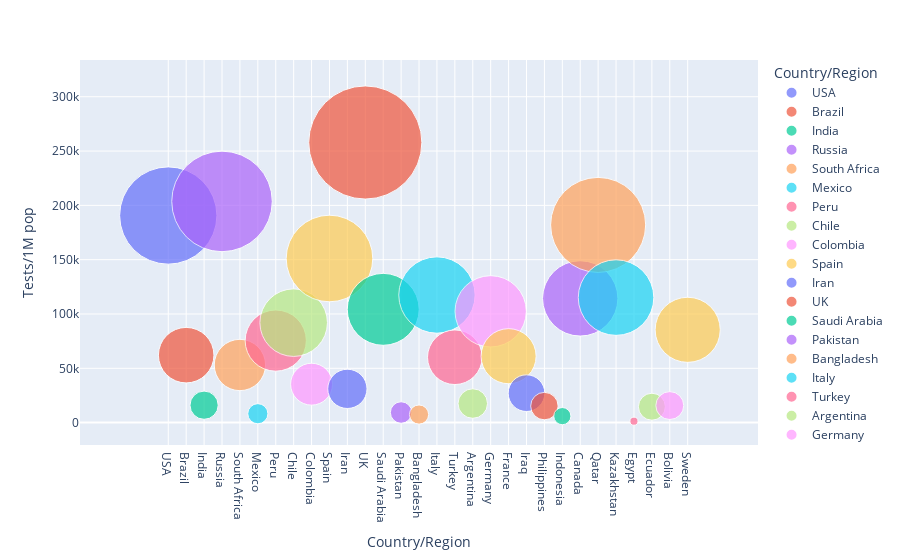

The cell this chart's notebook holds for it:
### Code cell
px.scatter(dataset1.head(30), x='Country/Region', y= 'Tests/1M pop',
		hover_data=['Country/Region', 'Continent'],
		color='Country/Region', size= 'Tests/1M pop', size_max=80)

### Figure 1 — Plotly figure (JSON) as saved in the notebook; plotly's stock layout.template omitted (floating-point values rounded to 4 significant figures)
{"data": [{"customdata": [["North America"]], "hovertemplate": "Country/Region=%{x}<br>Tests/1M pop=%{marker.size}<br>Continent=%{customdata[0]}<extra></extra>", "legendgroup": "USA", "marker": {"color": "#636efa", "size": [190640], "sizemode": "area", "sizeref": 40.29, "symbol": "circle"}, "mode": "markers", "name": "USA", "orientation": "v", "showlegend": true, "type": "scatter", "x": ["USA"], "xaxis": "x", "y": [190640], "yaxis": "y"}, {"customdata": [["South America"]], "hovertemplate": "Country/Region=%{x}<br>Tests/1M pop=%{marker.size}<br>Continent=%{customdata[0]}<extra></extra>", "legendgroup": "Brazil", "marker": {"color": "#EF553B", "size": [62085], "sizemode": "area", "sizeref": 40.29, "symbol": "circle"}, "mode": "markers", "name": "Brazil", "orientation": "v", "showlegend": true, "type": "scatter", "x": ["Brazil"], "xaxis": "x", "y": [62085], "yaxis": "y"}, {"customdata": [["Asia"]], "hovertemplate": "Country/Region=%{x}<br>Tests/1M pop=%{marker.size}<br>Continent=%{customdata[0]}<extra></extra>", "legendgroup": "India", "marker": {"color": "#00cc96", "size": [16035], "sizemode": "area", "sizeref": 40.29, "symbol": "circle"}, "mode": "markers", "name": "India", "orientation": "v", "showlegend": true, "type": "scatter", "x": ["India"], "xaxis": "x", "y": [16035], "yaxis": "y"}, {"customdata": [["Europe"]], "hovertemplate": "Country/Region=%{x}<br>Tests/1M pop=%{marker.size}<br>Continent=%{customdata[0]}<extra></extra>", "legendgroup": "Russia", "marker": {"color": "#ab63fa", "size": [203623], "sizemode": "area", "sizeref": 40.29, "symbol": "circle"}, "mode": "markers", "name": "Russia", "orientation": "v", "showlegend": true, "type": "scatter", "x": ["Russia"], "xaxis": "x", "y": [203623], "yaxis": "y"}, {"customdata": [["Africa"]], "hovertemplate": "Country/Region=%{x}<br>Tests/1M pop=%{marker.size}<br>Continent=%{customdata[0]}<extra></extra>", "legendgroup": "South Africa", "marker": {"color": "#FFA15A", "size": [53044], "sizemode": "area", "sizeref": 40.29, "symbol": "circle"}, "mode": "markers", "name": "South Africa", "orientation": "v", "showlegend": true, "type": "scatter", "x": ["South Africa"], "xaxis": "x", "y": [53044], "yaxis": "y"}, {"customdata": [["North America"]], "hovertemplate": "Country/Region=%{x}<br>Tests/1M pop=%{marker.size}<br>Continent=%{customdata[0]}<extra></extra>", "legendgroup": "Mexico", "marker": {"color": "#19d3f3", "size": [8189], "sizemode": "area", "sizeref": 40.29, "symbol": "circle"}, "mode": "markers", "name": "Mexico", "orientation": "v", "showlegend": true, "type": "scatter", "x": ["Mexico"], "xaxis": "x", "y": [8189], "yaxis": "y"}, {"customdata": [["South America"]], "hovertemplate": "Country/Region=%{x}<br>Tests/1M pop=%{marker.size}<br>Continent=%{customdata[0]}<extra></extra>", "legendgroup": "Peru", "marker": {"color": "#FF6692", "size": [75521], "sizemode": "area", "sizeref": 40.29, "symbol": "circle"}, "mode": "markers", "name": "Peru", "orientation": "v", "showlegend": true, "type": "scatter", "x": ["Peru"], "xaxis": "x", "y": [75521], "yaxis": "y"}, {"customdata": [["South America"]], "hovertemplate": "Country/Region=%{x}<br>Tests/1M pop=%{marker.size}<br>Continent=%{customdata[0]}<extra></extra>", "legendgroup": "Chile", "marker": {"color": "#B6E880", "size": [92022], "sizemode": "area", "sizeref": 40.29, "symbol": "circle"}, "mode": "markers", "name": "Chile", "orientation": "v", "showlegend": true, "type": "scatter", "x": ["Chile"], "xaxis": "x", "y": [92022], "yaxis": "y"}, {"customdata": [["South America"]], "hovertemplate": "Country/Region=%{x}<br>Tests/1M pop=%{marker.size}<br>Continent=%{customdata[0]}<extra></extra>", "legendgroup": "Colombia", "marker": {"color": "#FF97FF", "size": [35374], "sizemode": "area", "sizeref": 40.29, "symbol": "circle"}, "mode": "markers", "name": "Colombia", "orientation": "v", "showlegend": true, "type": "scatter", "x": ["Colombia"], "xaxis": "x", "y": [35374], "yaxis": "y"}, {"customdata": [["Europe"]], "hovertemplate": "Country/Region=%{x}<br>Tests/1M pop=%{marker.size}<br>Continent=%{customdata[0]}<extra></extra>", "legendgroup": "Spain", "marker": {"color": "#FECB52", "size": [151087], "sizemode": "area", "sizeref": 40.29, "symbol": "circle"}, "mode": "markers", "name": "Spain", "orientation": "v", "showlegend": true, "type": "scatter", "x": ["Spain"], "xaxis": "x", "y": [151087], "yaxis": "y"}, {"customdata": [["Asia"]], "hovertemplate": "Country/Region=%{x}<br>Tests/1M pop=%{marker.size}<br>Continent=%{customdata[0]}<extra></extra>", "legendgroup": "Iran", "marker": {"color": "#636efa", "size": [31068], "sizemode": "area", "sizeref": 40.29, "symbol": "circle"}, "mode": "markers", "name": "Iran", "orientation": "v", "showlegend": true, "type": "scatter", "x": ["Iran"], "xaxis": "x", "y": [31068], "yaxis": "y"}, {"customdata": [["Europe"]], "hovertemplate": "Country/Region=%{x}<br>Tests/1M pop=%{marker.size}<br>Continent=%{customdata[0]}<extra></extra>", "legendgroup": "UK", "marker": {"color": "#EF553B", "size": [257873], "sizemode": "area", "sizeref": 40.29, "symbol": "circle"}, "mode": "markers", "name": "UK", "orientation": "v", "showlegend": true, "type": "scatter", "x": ["UK"], "xaxis": "x", "y": [257873], "yaxis": "y"}, {"customdata": [["Asia"]], "hovertemplate": "Country/Region=%{x}<br>Tests/1M pop=%{marker.size}<br>Continent=%{customdata[0]}<extra></extra>", "legendgroup": "Saudi Arabia", "marker": {"color": "#00cc96", "size": [104277], "sizemode": "area", "sizeref": 40.29, "symbol": "circle"}, "mode": "markers", "name": "Saudi Arabia", "orientation": "v", "showlegend": true, "type": "scatter", "x": ["Saudi Arabia"], "xaxis": "x", "y": [104277], "yaxis": "y"}, {"customdata": [["Asia"]], "hovertemplate": "Country/Region=%{x}<br>Tests/1M pop=%{marker.size}<br>Continent=%{customdata[0]}<extra></extra>", "legendgroup": "Pakistan", "marker": {"color": "#ab63fa", "size": [9304], "sizemode": "area", "sizeref": 40.29, "symbol": "circle"}, "mode": "markers", "name": "Pakistan", "orientation": "v", "showlegend": true, "type": "scatter", "x": ["Pakistan"], "xaxis": "x", "y": [9304], "yaxis": "y"}, {"customdata": [["Asia"]], "hovertemplate": "Country/Region=%{x}<br>Tests/1M pop=%{marker.size}<br>Continent=%{customdata[0]}<extra></extra>", "legendgroup": "Bangladesh", "marker": {"color": "#FFA15A", "size": [7432], "sizemode": "area", "sizeref": 40.29, "symbol": "circle"}, "mode": "markers", "name": "Bangladesh", "orientation": "v", "showlegend": true, "type": "scatter", "x": ["Bangladesh"], "xaxis": "x", "y": [7432], "yaxis": "y"}, {"customdata": [["Europe"]], "hovertemplate": "Country/Region=%{x}<br>Tests/1M pop=%{marker.size}<br>Continent=%{customdata[0]}<extra></extra>", "legendgroup": "Italy", "marker": {"color": "#19d3f3", "size": [117443], "sizemode": "area", "sizeref": 40.29, "symbol": "circle"}, "mode": "markers", "name": "Italy", "orientation": "v", "showlegend": true, "type": "scatter", "x": ["Italy"], "xaxis": "x", "y": [117443], "yaxis": "y"}, {"customdata": [["Asia"]], "hovertemplate": "Country/Region=%{x}<br>Tests/1M pop=%{marker.size}<br>Continent=%{customdata[0]}<extra></extra>", "legendgroup": "Turkey", "marker": {"color": "#FF6692", "size": [60191], "sizemode": "area", "sizeref": 40.29, "symbol": "circle"}, "mode": "markers", "name": "Turkey", "orientation": "v", "showlegend": true, "type": "scatter", "x": ["Turkey"], "xaxis": "x", "y": [60191], "yaxis": "y"}, {"customdata": [["South America"]], "hovertemplate": "Country/Region=%{x}<br>Tests/1M pop=%{marker.size}<br>Continent=%{customdata[0]}<extra></extra>", "legendgroup": "Argentina", "marker": {"color": "#B6E880", "size": [17564], "sizemode": "area", "sizeref": 40.29, "symbol": "circle"}, "mode": "markers", "name": "Argentina", "orientation": "v", "showlegend": true, "type": "scatter", "x": ["Argentina"], "xaxis": "x", "y": [17564], "yaxis": "y"}, {"customdata": [["Europe"]], "hovertemplate": "Country/Region=%{x}<br>Tests/1M pop=%{marker.size}<br>Continent=%{customdata[0]}<extra></extra>", "legendgroup": "Germany", "marker": {"color": "#FF97FF", "size": [102452], "sizemode": "area", "sizeref": 40.29, "symbol": "circle"}, "mode": "markers", "name": "Germany", "orientation": "v", "showlegend": true, "type": "scatter", "x": ["Germany"], "xaxis": "x", "y": [102452], "yaxis": "y"}, {"customdata": [["Europe"]], "hovertemplate": "Country/Region=%{x}<br>Tests/1M pop=%{marker.size}<br>Continent=%{customdata[0]}<extra></extra>", "legendgroup": "France", "marker": {"color": "#FECB52", "size": [61147], "sizemode": "area", "sizeref": 40.29, "symbol": "circle"}, "mode": "markers", "name": "France", "orientation": "v", "showlegend": true, "type": "scatter", "x": ["France"], "xaxis": "x", "y": [61147], "yaxis": "y"}, {"customdata": [["Asia"]], "hovertemplate": "Country/Region=%{x}<br>Tests/1M pop=%{marker.size}<br>Continent=%{customdata[0]}<extra></extra>", "legendgroup": "Iraq", "marker": {"color": "#636efa", "size": [27111], "sizemode": "area", "sizeref": 40.29, "symbol": "circle"}, "mode": "markers", "name": "Iraq", "orientation": "v", "showlegend": true, "type": "scatter", "x": ["Iraq"], "xaxis": "x", "y": [27111], "yaxis": "y"}, {"customdata": [["Asia"]], "hovertemplate": "Country/Region=%{x}<br>Tests/1M pop=%{marker.size}<br>Continent=%{customdata[0]}<extra></extra>", "legendgroup": "Philippines", "marker": {"color": "#EF553B", "size": [15220], "sizemode": "area", "sizeref": 40.29, "symbol": "circle"}, "mode": "markers", "name": "Philippines", "orientation": "v", "showlegend": true, "type": "scatter", "x": ["Philippines"], "xaxis": "x", "y": [15220], "yaxis": "y"}, {"customdata": [["Asia"]], "hovertemplate": "Country/Region=%{x}<br>Tests/1M pop=%{marker.size}<br>Continent=%{customdata[0]}<extra></extra>", "legendgroup": "Indonesia", "marker": {"color": "#00cc96", "size": [5965], "sizemode": "area", "sizeref": 40.29, "symbol": "circle"}, "mode": "markers", "name": "Indonesia", "orientation": "v", "showlegend": true, "type": "scatter", "x": ["Indonesia"], "xaxis": "x", "y": [5965], "yaxis": "y"}, {"customdata": [["North America"]], "hovertemplate": "Country/Region=%{x}<br>Tests/1M pop=%{marker.size}<br>Continent=%{customdata[0]}<extra></extra>", "legendgroup": "Canada", "marker": {"color": "#ab63fa", "size": [114339], "sizemode": "area", "sizeref": 40.29, "symbol": "circle"}, "mode": "markers", "name": "Canada", "orientation": "v", "showlegend": true, "type": "scatter", "x": ["Canada"], "xaxis": "x", "y": [114339], "yaxis": "y"}, {"customdata": [["Asia"]], "hovertemplate": "Country/Region=%{x}<br>Tests/1M pop=%{marker.size}<br>Continent=%{customdata[0]}<extra></extra>", "legendgroup": "Qatar", "marker": {"color": "#FFA15A", "size": [181993], "sizemode": "area", "sizeref": 40.29, "symbol": "circle"}, "mode": "markers", "name": "Qatar", "orientation": "v", "showlegend": true, "type": "scatter", "x": ["Qatar"], "xaxis": "x", "y": [181993], "yaxis": "y"}, {"customdata": [["Asia"]], "hovertemplate": "Country/Region=%{x}<br>Tests/1M pop=%{marker.size}<br>Continent=%{customdata[0]}<extra></extra>", "legendgroup": "Kazakhstan", "marker": {"color": "#19d3f3", "size": [115099], "sizemode": "area", "sizeref": 40.29, "symbol": "circle"}, "mode": "markers", "name": "Kazakhstan", "orientation": "v", "showlegend": true, "type": "scatter", "x": ["Kazakhstan"], "xaxis": "x", "y": [115099], "yaxis": "y"}, {"customdata": [["Africa"]], "hovertemplate": "Country/Region=%{x}<br>Tests/1M pop=%{marker.size}<br>Continent=%{customdata[0]}<extra></extra>", "legendgroup": "Egypt", "marker": {"color": "#FF6692", "size": [1317], "sizemode": "area", "sizeref": 40.29, "symbol": "circle"}, "mode": "markers", "name": "Egypt", "orientation": "v", "showlegend": true, "type": "scatter", "x": ["Egypt"], "xaxis": "x", "y": [1317], "yaxis": "y"}, {"customdata": [["South America"]], "hovertemplate": "Country/Region=%{x}<br>Tests/1M pop=%{marker.size}<br>Continent=%{customdata[0]}<extra></extra>", "legendgroup": "Ecuador", "marker": {"color": "#B6E880", "size": [14635], "sizemode": "area", "sizeref": 40.29, "symbol": "circle"}, "mode": "markers", "name": "Ecuador", "orientation": "v", "showlegend": true, "type": "scatter", "x": ["Ecuador"], "xaxis": "x", "y": [14635], "yaxis": "y"}, {"customdata": [["South America"]], "hovertemplate": "Country/Region=%{x}<br>Tests/1M pop=%{marker.size}<br>Continent=%{customdata[0]}<extra></extra>", "legendgroup": "Bolivia", "marker": {"color": "#FF97FF", "size": [15706], "sizemode": "area", "sizeref": 40.29, "symbol": "circle"}, "mode": "markers", "name": "Bolivia", "orientation": "v", "showlegend": true, "type": "scatter", "x": ["Bolivia"], "xaxis": "x", "y": [15706], "yaxis": "y"}, {"customdata": [["Europe"]], "hovertemplate": "Country/Region=%{x}<br>Tests/1M pop=%{marker.size}<br>Continent=%{customdata[0]}<extra></extra>", "legendgroup": "Sweden", "marker": {"color": "#FECB52", "size": [85429], "sizemode": "area", "sizeref": 40.29, "symbol": "circle"}, "mode": "markers", "name": "Sweden", "orientation": "v", "showlegend": true, "type": "scatter", "x": ["Sweden"], "xaxis": "x", "y": [85429], "yaxis": "y"}], "layout": {"legend": {"itemsizing": "constant", "title": {"text": "Country/Region"}, "tracegroupgap": 0}, "margin": {"t": 60}, "xaxis": {"anchor": "y", "categoryarray": ["USA", "Brazil", "India", "Russia", "South Africa", "Mexico", "Peru", "Chile", "Colombia", "Spain", "Iran", "UK", "Saudi Arabia", "Pakistan", "Bangladesh", "Italy", "Turkey", "Argentina", "Germany", "France", "Iraq", "Philippines", "Indonesia", "Canada", "Qatar", "Kazakhstan", "Egypt", "Ecuador", "Bolivia", "Sweden"], "categoryorder": "array", "domain": [0, 1], "title": {"text": "Country/Region"}}, "yaxis": {"anchor": "x", "domain": [0, 1], "title": {"text": "Tests/1M pop"}}}}
